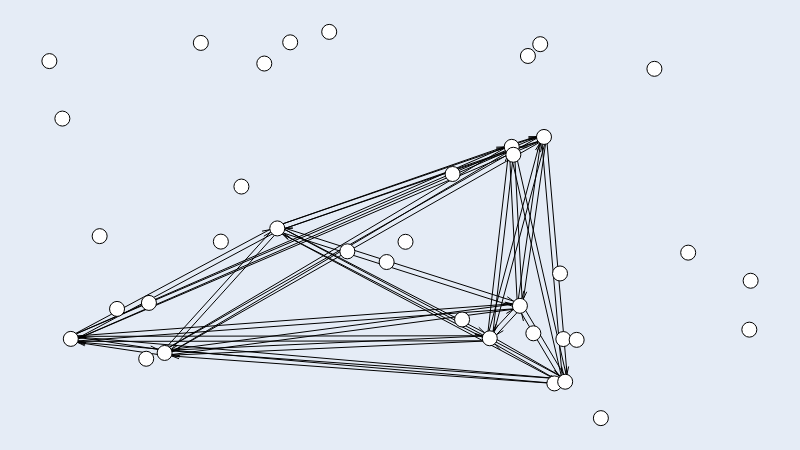

The cell this chart's notebook holds for it:
### Code cell
# onemode_devs_g.move('bipartite', [n for n in onemode_devs_g.nodes if onemode_devs_g.nodes[n]['size'] != 20])

onemode_devs_g.draw()

### Figure 1 — Plotly figure (JSON) as saved in the notebook; plotly's stock layout.template omitted (floating-point values rounded to 4 significant figures; data arrays with more than 128 entries replaced by an {"elided": "..."} marker saying what was removed)
{"data": [{"hoverinfo": "none", "line": {"color": "rgb(0, 0, 0)", "dash": "solid", "width": 1}, "mode": "lines", "type": "scatter", "x": {"elided": "336 float values"}, "y": {"elided": "336 float values"}}, {"hoverinfo": "text", "marker": {"color": "rgb(255, 255, 255)", "line": {"color": "rgb(0, 0, 0)", "width": 1}, "size": 15, "symbol": "circle"}, "mode": "markers", "text": ["GLSL", "Python", "JavaScript", "V", "Java", "Jupyter Notebook", "Shell", "None", "C++", "PHP", "TypeScript", "C#", "Dart", "Rust", "Go", "Ruby", "PowerShell", "CSS", "C", "B+NULL", "Makefile", "HTML", "Swift", "Dockerfile", "D", "Nim", "TeX", "Groovy", "R", "Arduino", "Objective-C", "Emacs Lisp", "Clojure", "Erlang", "Standard ML", "Haskell", "Lua", "Scheme"], "textfont": {"color": "rgb(0, 0, 0)"}, "textposition": "middle center", "type": "scatter", "x": [0.7201, 0.03057, 0.6593, 0.8628, 0.671, 0.01853, 0.7, 0.1644, 0.7355, 0.7865, 1, 0.09649, 0.2738, 0.9109, 0.7329, 0.142, 0.1381, 0.9982, 0.628, 0.325, 0.7519, 0.7053, 0.6824, 0.2445, 0.575, 0.7282, 0.6616, 0.6901, 0.3065, 0.216, 0.481, 0.3434, 0.5079, 0.07169, 0, 0.399, 0.4249, 0.5885], "y": [0.08989, 0.2051, 0.7024, 0.9043, 0.2907, 0.7755, 0.9681, 0.1687, 0.09425, 0, 0.3556, 0.2828, 0.5995, 0.4284, 0.2047, 0.2983, 0.1537, 0.2291, 0.2067, 0.4912, 0.2026, 0.728, 0.9376, 0.457, 0.632, 0.3745, 0.6818, 0.2196, 0.918, 0.9714, 0.4041, 0.9729, 0.4565, 0.4711, 0.9243, 1, 0.4319, 0.2554]}, {"hoverinfo": "none", "mode": "text", "text": [null, null, null, null, null, null, null, null, null, null, null, null, null, null, null, null, null, null, null, null, null, null, null, null, null, null, null, null, null, null, null, null, null, null, null, null, null, null, null, null, null, null, null, null, null, null, null, null, null, null, null, null, null, null, null, null], "textfont": {"color": "rgb(0, 0, 0)"}, "textposition": "middle center", "type": "scatter", "x": [0.3378, 0.3495, 0.1001, 0.3846, 0.3293, 0.1694, 0.3609, 0.3521, 0.6831, 0.421, 0.7149, 0.6615, 0.498, 0.6771, 0.3521, 0.6472, 0.42, 0.7187, 0.6626, 0.4926, 0.6704, 0.09482, 0.4027, 0.4153, 0.4512, 0.3954, 0.2314, 0.426, 0.3815, 0.6799, 0.6879, 0.4487, 0.6728, 0.5219, 0.7025, 0.3293, 0.6258, 0.6364, 0.397, 0.6907, 0.4683, 0.6493, 0.1862, 0.4863, 0.5034, 0.258, 0.5387, 0.4847, 0.5094, 0.375, 0.6876, 0.706, 0.4437, 0.7383, 0.684, 0.521], "y": [0.4839, 0.2807, 0.2194, 0.1824, 0.2388, 0.3771, 0.4968, 0.4236, 0.4982, 0.4073, 0.4056, 0.4508, 0.5658, 0.7466, 0.2152, 0.4948, 0.1972, 0.2094, 0.2263, 0.3597, 0.514, 0.1545, 0.4638, 0.2623, 0.1642, 0.2205, 0.352, 0.4769, 0.117, 0.391, 0.1756, 0.09877, 0.122, 0.2637, 0.4083, 0.1731, 0.4583, 0.2711, 0.155, 0.179, 0.3198, 0.476, 0.3192, 0.6278, 0.4222, 0.3079, 0.3217, 0.3781, 0.6406, 0.4364, 0.6838, 0.5047, 0.4198, 0.414, 0.4588, 0.5785]}, {"hoverinfo": "none", "marker": {"color": "rgba(255, 255, 255, 0.0)", "line": {"color": "rgba(255, 255, 255, 0.0)", "width": 0}, "size": 0, "symbol": "circle"}, "mode": "markers", "type": "scatter", "x": [0.5, 0, 1, 0.5], "y": [0, 0.5, 0.5, 1]}], "layout": {"height": 450, "margin": {"b": 0, "l": 0, "r": 0, "t": 0}, "showlegend": false, "width": 800, "xaxis": {"fixedrange": true, "showgrid": false, "showticklabels": false, "zeroline": false}, "yaxis": {"fixedrange": true, "showgrid": false, "showticklabels": false, "zeroline": false}}}
